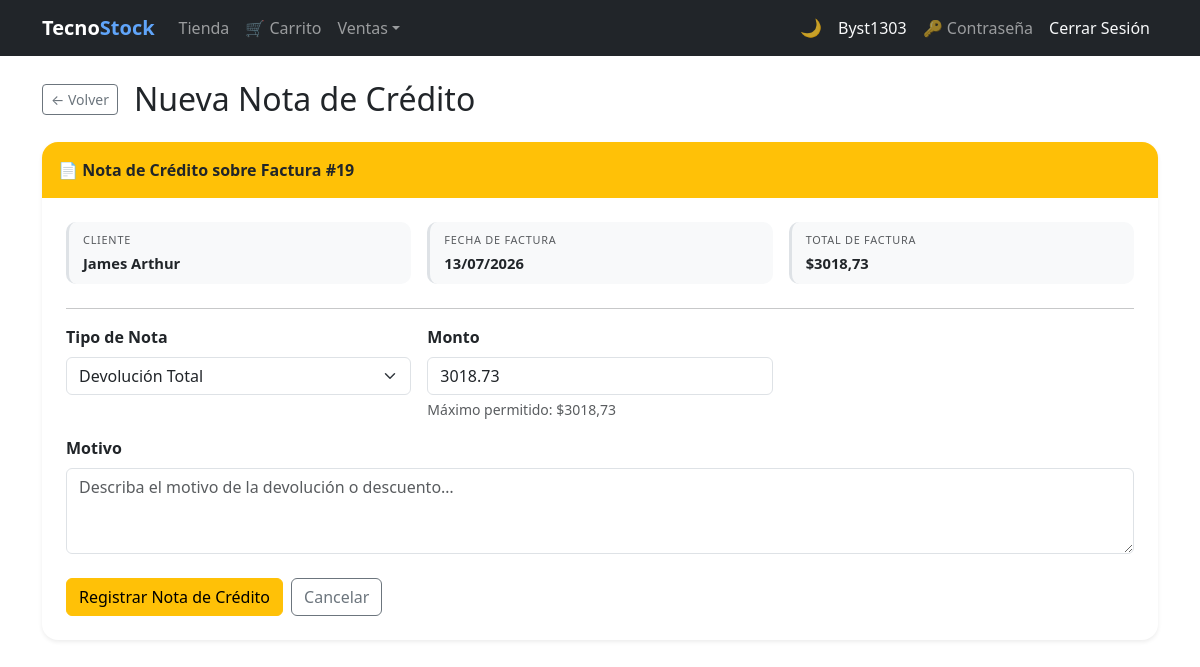
Page /invoices/19/credit-note/ (signed in) on the committed database.
### billing/models.py (models this page shows, shortened)
class Invoice(models.Model):
    BORRADOR = 0
    EMITIDA  = 1
    ANULADA  = 2
    ESTADO_CHOICES = [
        (BORRADOR, 'Borrador'),
        (EMITIDA,  'Emitida'),
        (ANULADA,  'Anulada'),
    ]
    PENDIENTE = 'PENDIENTE'
    PAGADA    = 'PAGADA'
    ESTADO_COBRO_CHOICES = [
        (PENDIENTE, 'Pendiente'),
        (PAGADA,    'Pagada'),
    ]
    CONTADO = 'contado'
    CREDITO = 'credito'
    TIPO_PAGO_CHOICES = [
        (CONTADO, 'Contado'),
        (CREDITO, 'Crédito'),
    ]
    customer     = models.ForeignKey(Customer, on_delete=models.PROTECT, related_name='invoices')
    invoice_date = models.DateTimeField(auto_now_add=True)
    subtotal     = models.DecimalField(max_digits=12, decimal_places=2, default=0)
    tax          = models.DecimalField(max_digits=12, decimal_places=2, default=0)
    total        = models.DecimalField(max_digits=12, decimal_places=2, default=0)
    estado       = models.PositiveSmallIntegerField(
                       choices=ESTADO_CHOICES, default=BORRADOR, verbose_name='Estado')
    is_active    = models.BooleanField(default=True)
    PAYMENT_CHOICES = [('card', 'Tarjeta'), ('paypal', 'PayPal')]
    payment_method  = models.CharField(
                          max_length=10, choices=PAYMENT_CHOICES, null=True, blank=True,
                          verbose_name='Método de pago')
    paypal_order_id = models.CharField(max_length=64, null=True, blank=True)
    saldo        = models.DecimalField(
                       max_digits=12, decimal_places=2, default=0,
                       verbose_name='Saldo pendiente de cobro')
    estado_cobro = models.CharField(
                       max_length=10, choices=ESTADO_COBRO_CHOICES,
                       default=PENDIENTE, verbose_name='Estado de cobro')
    tipo_pago    = models.CharField(
                       max_length=10, choices=TIPO_PAGO_CHOICES,
                       default=CREDITO, verbose_name='Tipo de pago')
    class Meta:
        ordering = ['-invoice_date']
    @property
    def can_credit_note(self): return self.estado == self.EMITIDA

class Customer(models.Model):
    user       = models.OneToOneField(
                     settings.AUTH_USER_MODEL, null=True, blank=True,
                     on_delete=models.SET_NULL, related_name='customer_account',
                     verbose_name='Cuenta de usuario')
    dni        = models.CharField(max_length=13, unique=True, verbose_name='DNI/RUC', validators=[validate_cedula_ec])
    first_name = models.CharField(max_length=100, validators=[validate_only_letters])
    last_name  = models.CharField(max_length=100, validators=[validate_only_letters])
    email      = models.EmailField(blank=True, null=True)
    phone      = models.CharField(max_length=20, blank=True, null=True, validators=[validate_phone_ec])
    address    = models.TextField(blank=True, null=True)
    photo      = models.ImageField(upload_to='customer/', blank=True, null=True, verbose_name='Foto')
    is_active  = models.BooleanField(default=True)
    created_at = models.DateTimeField(auto_now_add=True)
    updated_at = models.DateTimeField(auto_now=True)
    class Meta:
        ordering = ['last_name', 'first_name']
    @property
    def full_name(self): return f'{self.first_name} {self.last_name}'

### billing/views.py (the view)
# urls.py: path('invoices/<int:pk>/credit-note/', views.credit_note_create, name='credit_note_create'),
@login_required
def credit_note_create(request, pk):
    invoice = get_object_or_404(Invoice, pk=pk)
    if not invoice.can_credit_note:
        messages.error(request, 'Solo se pueden crear notas de crédito sobre facturas emitidas.')
        return redirect('billing:invoice_detail', pk=pk)
    if request.method == 'POST':
        form = CreditNoteForm(request.POST, invoice=invoice)
        if form.is_valid():
            note         = form.save(commit=False)
            note.invoice = invoice
            note.save()
            messages.success(request,
                f'Nota de Crédito NC-{note.id} registrada sobre Factura #{invoice.id}.')
            return redirect('billing:invoice_detail', pk=invoice.pk)
    else:
        form = CreditNoteForm(invoice=invoice, initial={
            'amount': invoice.total,
            'tipo':   CreditNote.TIPO_TOTAL,
        })
    return render(request, 'billing/credit_note_form.html', {
        'form': form, 'invoice': invoice,
    })

### billing/forms.py (shortened to what this page needs)
class CreditNoteForm(forms.ModelForm):
    class Meta:
        model  = CreditNote
        fields = ['tipo', 'amount', 'reason']
        labels = {
            'tipo':   'Tipo de Nota',
            'amount': 'Monto',
            'reason': 'Motivo',
        }
        widgets = {
            'tipo':   forms.Select(attrs={'class': 'form-select'}),
            'amount': forms.NumberInput(attrs={'class': 'form-control', 'step': '0.01', 'min': '0.01'}),
            'reason': forms.Textarea(attrs={'class': 'form-control', 'rows': 3,
                                            'placeholder': 'Describa el motivo de la devolución o descuento…'}),
        }
        error_messages = {
            'reason': {'min_length': 'El motivo debe tener al menos 5 caracteres.'},
        }
    def __init__(self, *args, invoice=None, **kwargs):
        self.invoice = invoice
        super().__init__(*args, **kwargs)

### security/templatetags/security_tags.py (called while the page is built)
@register.filter(name='has_group')
def has_group(user, group_name):
    if not user.is_authenticated:
        return False
    if user.is_superuser:  # el superusuario ve todo
        return True
    return user.groups.filter(name=group_name).exists()

@register.filter(name='has_any_group')
def has_any_group(user):
    if not user.is_authenticated:
        return False
    if user.is_superuser:
        return True
    return user.groups.exists()

### billing/templates/billing/credit_note_form.html (shortened to what this page needs)
{% extends 'billing/base.html' %}
{% block content %}
<div class="d-flex align-items-center gap-3 mb-4">
  <a href="{% url 'billing:invoice_detail' invoice.pk %}" class="btn btn-outline-secondary btn-sm">&#8592; Volver</a>
  <h2 class="mb-0">Nueva Nota de Crédito</h2>
</div>
<div class="card border-0 shadow-sm rounded-4 overflow-hidden mb-4">
  <div class="card-header border-0 py-3 bg-warning">
    <span class="fw-bold text-dark">&#128196; Nota de Crédito sobre Factura #{{ invoice.id }}</span>
  </div>
  <div class="card-body p-4">
    <div class="row g-3 mb-4">
      <div class="col-md-4">
        <div class="dm-field">
          <small class="dm-label">Cliente</small>
          <div class="dm-value">{{ invoice.customer.full_name }}</div>
        </div>
      </div>
      <div class="col-md-4">
        <div class="dm-field">
          <small class="dm-label">Fecha de Factura</small>
          <div class="dm-value">{{ invoice.invoice_date|date:"d/m/Y" }}</div>
        </div>
      </div>
      <div class="col-md-4">
        <div class="dm-field">
          <small class="dm-label">Total de Factura</small>
          <div class="dm-value fw-bold">${{ invoice.total }}</div>
        </div>
      </div>
    </div>
    <hr>
    <form method="post">
      <div class="row g-3">
        <div class="col-md-4">
          <label class="form-label fw-semibold">{{ form.tipo.label }}</label>
          {{ form.tipo }}
        </div>
        <div class="col-md-4">
          <label class="form-label fw-semibold">{{ form.amount.label }}</label>
          {{ form.amount }}
          <div class="form-text">Máximo permitido: ${{ invoice.total }}</div>
        </div>
        <div class="col-12">
          <label class="form-label fw-semibold">{{ form.reason.label }}</label>
          {{ form.reason }}
        </div>
      </div>
      <div class="d-flex gap-2 mt-4">
        <button type="submit" class="btn btn-warning">Registrar Nota de Crédito</button>
        <a href="{% url 'billing:invoice_detail' invoice.pk %}" class="btn btn-outline-secondary">Cancelar</a>
      </div>
    </form>
  </div>
</div>
{% endblock %}

### billing/templates/billing/base.html (shortened to what this page needs)
{% load security_tags %}
<!DOCTYPE html>
<html lang="es">
<head>
  <link href="https://cdn.jsdelivr.net/npm/bootstrap@5.3.0/dist/css/bootstrap.min.css" rel="stylesheet">
</head>
<body>
<nav class="navbar navbar-expand-lg navbar-dark bg-dark">
  <div class="container">
    <a class="navbar-brand fw-bold" href="{% url 'billing:home' %}">Tecno<span class="nav-brand-accent">Stock</span></a>
    <div class="collapse navbar-collapse" id="nav">
      <ul class="navbar-nav me-auto">
        {% if user.is_authenticated %}
        {% if user|has_group:'Cliente' %}
        <li class="nav-item"><a class="nav-link" href="{% url 'store:catalog' %}">Tienda</a></li>
        <li class="nav-item"><a class="nav-link" href="{% url 'store:cart' %}">&#128722; Carrito</a></li>
        {% endif %}
        <li class="nav-item dropdown">
          <a class="nav-link dropdown-toggle" href="#" role="button" data-bs-toggle="dropdown" aria-expanded="false">Ventas</a>
        </li>
        {% endif %}
      </ul>
      <ul class="navbar-nav align-items-center">
        <li class="nav-item"><button type="button" class="theme-toggle-btn" id="theme-toggle" onclick="toggleTheme()" title="Cambiar tema claro / oscuro"><span id="theme-icon">&#127769;</span></button></li>
        <li class="nav-item">{% if user.is_authenticated %}<a class="nav-link text-light" href="{% url 'billing:dashboard' %}">{{ user.username }}</a>{% endif %}</li>
        <li class="nav-item">{% if user.is_authenticated %}<a class="nav-link" href="{% url 'password_change' %}" title="Cambiar contraseña">&#128273; Contraseña</a>{% endif %}</li>
        <li class="nav-item">{% if user.is_authenticated %}<form method="post" action="{% url 'logout' %}" class="d-inline">{% csrf_token %}<button type="submit" class="nav-link btn btn-link text-light btn-nav-link">Cerrar Sesión</button></form>{% else %}<a class="nav-link" href="{% url 'login' %}">Iniciar Sesión</a>{% endif %}</li>
      </ul>
    </div>
  </div>
</nav>
<div class="container mt-4">
  {% block content %}{% endblock %}
</div>
</body>
</html>

### billing/templates/billing/base.html (style rules this page uses)
.dm-field { background: var(--bs-tertiary-bg); border-radius: 10px; padding: 10px 14px; border-left: 3px solid var(--bs-border-color); height: 100%; transition: border-color .2s; }
.dm-label { font-size: .68rem; text-transform: uppercase; letter-spacing: .07em; color: var(--bs-secondary-color); display: block; margin-bottom: 3px; }
.dm-value { font-size: .92rem; font-weight: 600; color: var(--bs-body-color); word-break: break-word; }
.btn-nav-link { text-decoration: none; }
.nav-brand-accent { color: #60a5fa; }
.theme-toggle-btn { background: none; border: none; cursor: pointer; font-size: 1.1rem; line-height: 1; padding: .375rem .5rem; border-radius: .375rem; transition: background .2s; color: rgba(255,255,255,.75); }

### rows in the picture
Invoice: id "19", customer.full_name "James Arthur", invoice_date "13/07/2026", total "3018,73"

### other values in the picture
{{ user.username }} "Byst1303"
